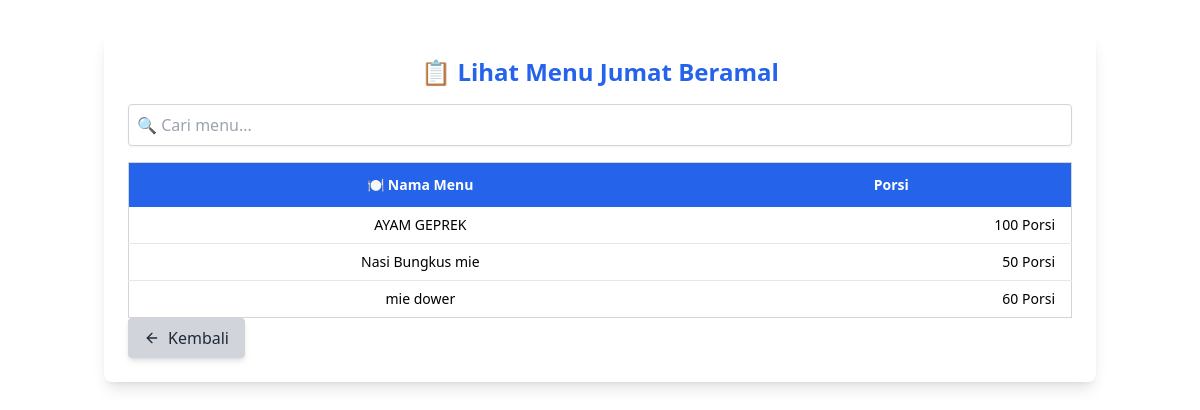
Screenshot of /lihat_menu.php with the database file from the repository.
### tables this page shows
CREATE TABLE `menu` (
  `id` int(11) NOT NULL,
  `nama_menu` varchar(255) NOT NULL,
  `porsi` int(11) NOT NULL
);

### lihat_menu.php (the view, shortened to what this page needs)
<?php
include 'config.php';
$query = "SELECT * FROM menu";
$result = mysqli_query($conn, $query);
?>
<!DOCTYPE html>
<html lang="id">
<head>
    <script src="https://cdn.tailwindcss.com"></script>
</head>
<body>
<div class="container mx-auto px-4 py-8">
    <div class="bg-white p-6 rounded-lg shadow-lg">
        <h3 class="text-center text-2xl font-bold text-blue-600 mb-4">📋 Lihat Menu Jumat Beramal</h3>
        <div class="mb-4">
            <input type="text" id="search" class="w-full p-2 border border-gray-300 rounded shadow-sm focus:outline-none focus:ring-2 focus:ring-blue-400" placeholder="🔍 Cari menu...">
        </div>
        <div class="overflow-x-auto">
            <table class="min-w-full table-auto border border-gray-300 text-sm">
                <thead class="bg-blue-600 text-white text-center">
                    <tr>
                        <th class="px-4 py-3">🍽️ Nama Menu</th>
                        <th class="px-4 py-3"> Porsi</th>
                    </tr>
                </thead>
                <tbody id="dataTable" class="text-center divide-y divide-gray-200">
                    <?php while ($row = mysqli_fetch_assoc($result)) { ?>
                        <tr class="hover:bg-blue-50 transition">
                            <td class="px-4 py-2"><?php echo $row['nama_menu']; ?></td>
                            <td class="px-4 py-2 text-right"><?php echo number_format($row['porsi'], 0, ',', '.'); ?> Porsi</td>
                        </tr>
                    <?php } ?>
                </tbody>
            </table>
        </div>
    <a href="dashboard_guest.php" class="inline-flex items-center gap-2 bg-gray-300 hover:bg-gray-400 text-gray-800 px-4 py-2 rounded shadow-md">
        <i data-lucide="arrow-left" class="w-4 h-4"></i>
        Kembali
    </a>
    </div>
</div>
</body>
</html>

### rows the page displays
menu: nama_menu "AYAM GEPREK", porsi "100"
menu: nama_menu "Nasi Bungkus mie", porsi "50"
menu: nama_menu "mie dower", porsi "60"
